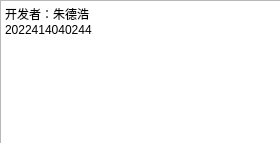
<?xml version="1.0" encoding="UTF-8"?>
<ui version="4.0">
 <class>About</class>
 <widget class="QDialog" name="About">
  <property name="geometry">
   <rect>
    <x>0</x>
    <y>0</y>
    <width>280</width>
    <height>143</height>
   </rect>
  </property>
  <property name="windowTitle">
   <string>Dialog</string>
  </property>
  <widget class="QTextBrowser" name="textBrowser">
   <property name="geometry">
    <rect>
     <x>0</x>
     <y>0</y>
     <width>281</width>
     <height>151</height>
    </rect>
   </property>
   <property name="html">
    <string>&lt;!DOCTYPE HTML PUBLIC &quot;-//W3C//DTD HTML 4.0//EN&quot; &quot;http://www.w3.org/TR/REC-html40/strict.dtd&quot;&gt;
&lt;html&gt;&lt;head&gt;&lt;meta name=&quot;qrichtext&quot; content=&quot;1&quot; /&gt;&lt;meta charset=&quot;utf-8&quot; /&gt;&lt;style type=&quot;text/css&quot;&gt;
p, li { white-space: pre-wrap; }
hr { height: 1px; border-width: 0; }
li.unchecked::marker { content: &quot;\2610&quot;; }
li.checked::marker { content: &quot;\2612&quot;; }
&lt;/style&gt;&lt;/head&gt;&lt;body style=&quot; font-family:'Microsoft YaHei UI'; font-size:9pt; font-weight:400; font-style:normal;&quot;&gt;
&lt;p style=&quot; margin-top:0px; margin-bottom:0px; margin-left:0px; margin-right:0px; -qt-block-indent:0; text-indent:0px;&quot;&gt;开发者：朱德浩&lt;/p&gt;
&lt;p style=&quot; margin-top:0px; margin-bottom:0px; margin-left:0px; margin-right:0px; -qt-block-indent:0; text-indent:0px;&quot;&gt;2022414040244&lt;/p&gt;&lt;/body&gt;&lt;/html&gt;</string>
   </property>
  </widget>
 </widget>
 <resources/>
 <connections/>
</ui>
